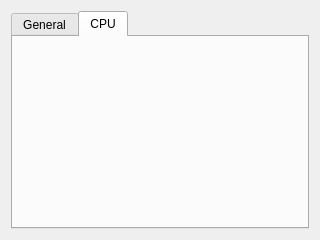
<?xml version="1.0" encoding="UTF-8"?>
<ui version="4.0">
 <class>ConfigureDebugTab</class>
 <widget class="QWidget" name="ConfigureDebugTab">
  <property name="geometry">
   <rect>
    <x>0</x>
    <y>0</y>
    <width>320</width>
    <height>240</height>
   </rect>
  </property>
  <property name="windowTitle">
   <string>Form</string>
  </property>
  <layout class="QVBoxLayout" name="verticalLayout">
   <item>
    <widget class="QTabWidget" name="tabWidget">
     <property name="currentIndex">
      <number>1</number>
     </property>
     <widget class="ConfigureDebug" name="debugTab">
      <attribute name="title">
       <string>General</string>
      </attribute>
     </widget>
     <widget class="ConfigureCpuDebug" name="cpuDebugTab">
      <attribute name="title">
       <string>CPU</string>
      </attribute>
     </widget>
    </widget>
   </item>
  </layout>
 </widget>
 <customwidgets>
  <customwidget>
   <class>ConfigureDebug</class>
   <extends>QWidget</extends>
   <header>configuration/configure_debug.h</header>
   <container>1</container>
  </customwidget>
  <customwidget>
   <class>ConfigureCpuDebug</class>
   <extends>QWidget</extends>
   <header>configuration/configure_cpu_debug.h</header>
   <container>1</container>
  </customwidget>
 </customwidgets>
 <resources/>
 <connections/>
</ui>
